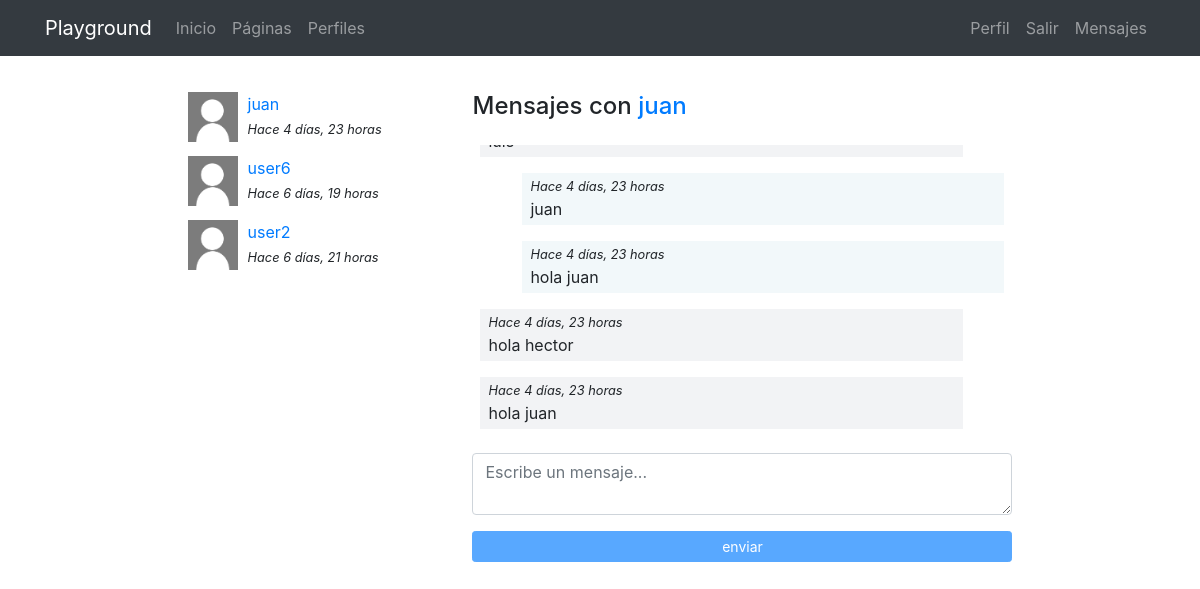
Before: /messenger/thread/1/ (signed in) with the older database file.
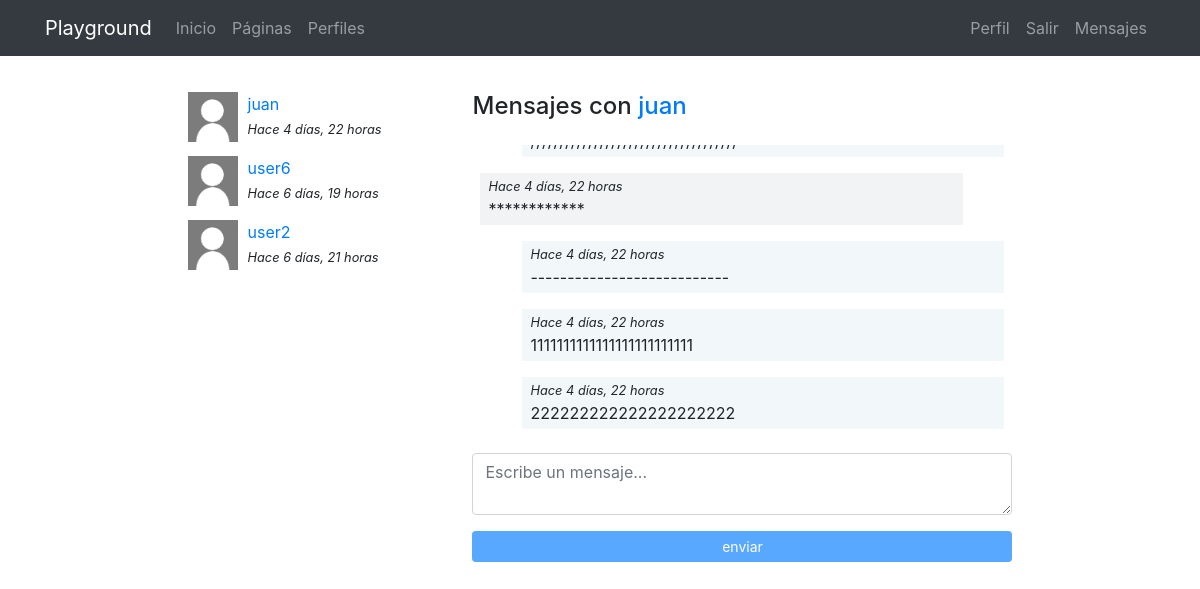
After: the same page with the newer database file.
### messenger/models.py (models this page shows)
class Thread(models.Model):
    users = models.ManyToManyField(User, related_name='threads')
    messages = models.ManyToManyField(Message)
    updated = models.DateTimeField(auto_now=True)
    objects = ThreadManager()
    class Meta:
        ordering = ['-updated']

class Message(models.Model):
    user = models.ForeignKey(User, on_delete=models.CASCADE)
    content = models.TextField()
    created = models.DateTimeField(auto_now_add=True)
    class Meta:
        ordering = ['created']

### messenger/views.py (the view)
# urls.py: path('thread/<int:pk>/', ThreadDetail.as_view(), name='detail'),
@method_decorator(login_required, name='dispatch')
class ThreadDetail(DetailView):
    model = Thread
    def get_object(self):
        obj = super(ThreadDetail, self).get_object()
        if self.request.user not in obj.users.all():
            raise Http404()
        return obj

### messenger/templates/messenger/thread_detail.html (shortened to what this page needs)
{% extends 'core/base.html' %}
{% load static %}
{% block content %}
<main role="main">
  <div class="container">
    <div class="row mt-3">
      <div class="col-md-9 mx-auto mb-5">
        <div class="row">
          <div class="col-md-4">
            {% for thread in request.user.threads.all %}
              {% if thread.messages.all|length > 0 %}
                <div class="mb-3">
                  {% for user in thread.users.all %}
                    {% if user != request.user %}
                      {% if user.profile.avatar %}
                        <img src="{{user.profile.avatar.url}}" class="avatar">
                      {% else %}
                        <img src="{% static 'registration/img/no-avatar.jpg' %}" class="avatar">
                      {% endif %}
                      <div>
                        <a href="{% url 'messenger:detail' thread.pk %}">{{user}}</a><br>
                        <small><i>Hace {{thread.messages.last.created|timesince}}</i></small>
                      </div>
                    {% endif %}
                  {% endfor %}
                </div>
              {% endif %}
            {% endfor %}
          </div>
          <div class="col-md-8">
            {% for user in thread.users.all %}
              {% if user != request.user %}
                <h4 class="mb-4">Mensajes con <a href="{% url 'profiles:profile_detail' user %} ">{{user}}</a></h4>
              {% endif %}
            {% endfor %}
            <div class="thread" id="thread">
              {% for message in object.messages.all %}
                <div {% if request.user == message.user %}class="mine mb-3"{% else %}class="other mb-3"{% endif %}>
                  <small><i>Hace {{thread.messages.last.created|timesince}}</i></small><br>
                  {{message.content}}
                </div>
              {% endfor %}
            </div>
            <textarea id="content" class="form-control mt-2" rows="2" placeholder="Escribe un mensaje..."></textarea>
            <button id="send" class="btn btn-primary btn-sm btn-block mt-3" disabled>enviar</button>
          </div>
        </div>
    </div>
  </div>
</main>
{% endblock %}

Changed rows visible on the page:
no longer on this page (row unchanged): Message: {{ thread.messages.last.created|timesince }} "4 días, 23 horas", content "juan"
no longer on this page (row unchanged): Message: {{ thread.messages.last.created|timesince }} "4 días, 23 horas", content "hola juan"
no longer on this page (row unchanged): Message: {{ thread.messages.last.created|timesince }} "4 días, 23 horas", content "hola hector"
no longer on this page (row unchanged): Message: {{ thread.messages.last.created|timesince }} "4 días, 23 horas", content "hola juan"
changed Thread: messages.last.created "4 días, 23 horas" → "4 días, 22 horas"
added Message: {{ thread.messages.last.created|timesince }} "4 días, 22 horas", content "************"
added Message: {{ thread.messages.last.created|timesince }} "4 días, 22 horas", content "---------------------------"
added Message: {{ thread.messages.last.created|timesince }} "4 días, 22 horas", content "1111111111111111111111111"
added Message: {{ thread.messages.last.created|timesince }} "4 días, 22 horas", content "222222222222222222222"
